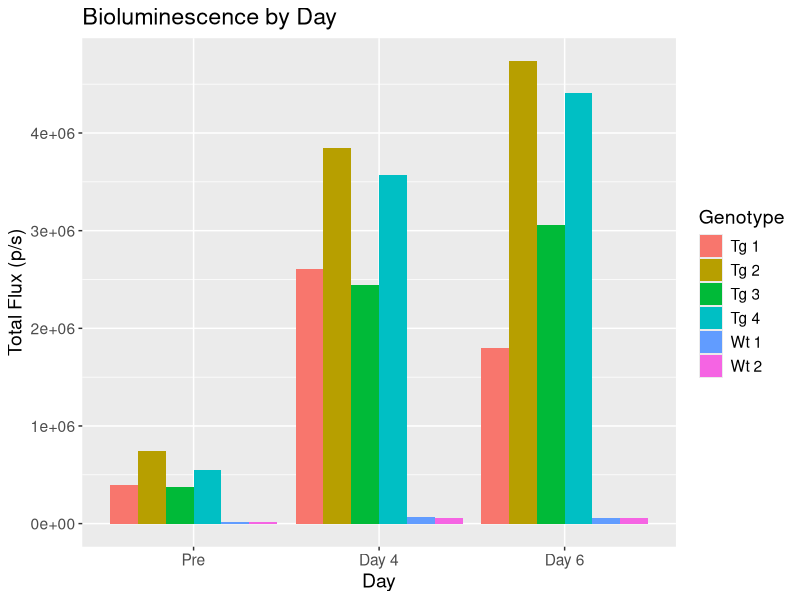
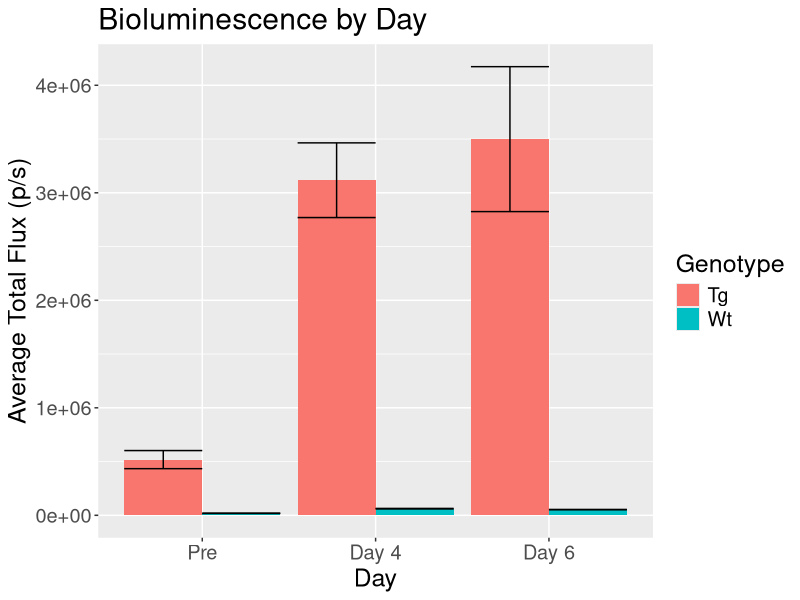

These charts were generated, in order, by the following R code:
# This code analyzes data generated from bioluminescence imaging of transgenic mice.
# The code takes txt files generated by the Xenogen IVIS analysis software from ROI measurements on each mouse.
# This specific experiment analysis combines a pre treatment reading, 4-day post treatment reading, and 6-day post treatment reading.
# I combine the datasets, add missing information about the mouse number, genotype, and day of reading, and plot the data.

# Load libraries
library(tidyr)
library(dplyr)
library(ggplot2)
library(plotrix)

# Read and extract luminescence data
d1 <- read.table("08172016/ROImeasurements.txt")
d2 <- read.table("08222016/ROImeasurements.txt")
d3 <- read.table("08242016/ROImeasurements.txt")

# Combine datasets
df <- rbind(d1, d2, d3)
df <- tibble::rownames_to_column(df, var = "Image_Number")

# Add Mouse, Genotype, and Day data not added by the software
mouse <- rep(c("cage 8 mouse 1", "cage 8 mouse 2", "cage 8 mouse 3", "cage 8 mouse 4", "cage 14 mouse 1", "cage 14 mouse 2"), 3)
genotype = rep(c("Tg 1", "Tg 2", "Tg 3", "Tg 4", "Wt 1", "Wt 2"), 3)
day = c(rep(c("Pre"), 6), rep(c("Day 4"), 6), rep(c("Day 6"), 6))

dfClean <- df %>% mutate("Mouse" = mouse, "Genotype" = genotype, "Day" = day)

# Select Total_Flux, Genotype, and Day
names(dfClean)[names(dfClean)=="Total.Flux..p.s."] <- "Total_Flux"
df1 <- select(dfClean, Image_Number, Total_Flux, Mouse, Genotype, Day)
df1 <- arrange(df1,Day)

# Order the x-axis by day
dayOrder <- c("Pre", "Day 4", "Day 6")
df1$Day <- factor(df1$Day, levels = dayOrder)

# Plot data by Mouse
ggplot(df1, aes(x=Day, y=Total_Flux, fill=Genotype)) + geom_bar(position = "dodge", stat = "identity") +  
  labs(title = "Bioluminescence by Day",
       y = "Total Flux (p/s)") + theme(text=element_text(size=14))

# Get mean for each genotype
df2 <- df1[grep("Tg", df1$Genotype), ]
df3 <- df2 %>% group_by(Day) %>% summarize(Mean=mean(Total_Flux), SD=sd(Total_Flux), SE=std.error(Total_Flux)) %>% mutate(Genotype="Tg")
df4 <- df1[grep("Wt", df1$Genotype), ]
df5 <- df4 %>% group_by(Day) %>% summarize(Mean=mean(Total_Flux), SD=sd(Total_Flux), SE=std.error(Total_Flux)) %>% mutate(Genotype="Wt")

dfTotal <- bind_rows(df3, df5)

# Plot summary statistics
ggplot(dfTotal, aes(x=Day, y=Mean, fill=Genotype)) + geom_bar(position = "dodge", stat = "identity") +
  geom_errorbar(aes(ymax = Mean + SE, ymin=Mean - SE), position="dodge") +
  labs(title = "Bioluminescence by Day",
       y = "Average Total Flux (p/s)") + theme(text=element_text(size=18))